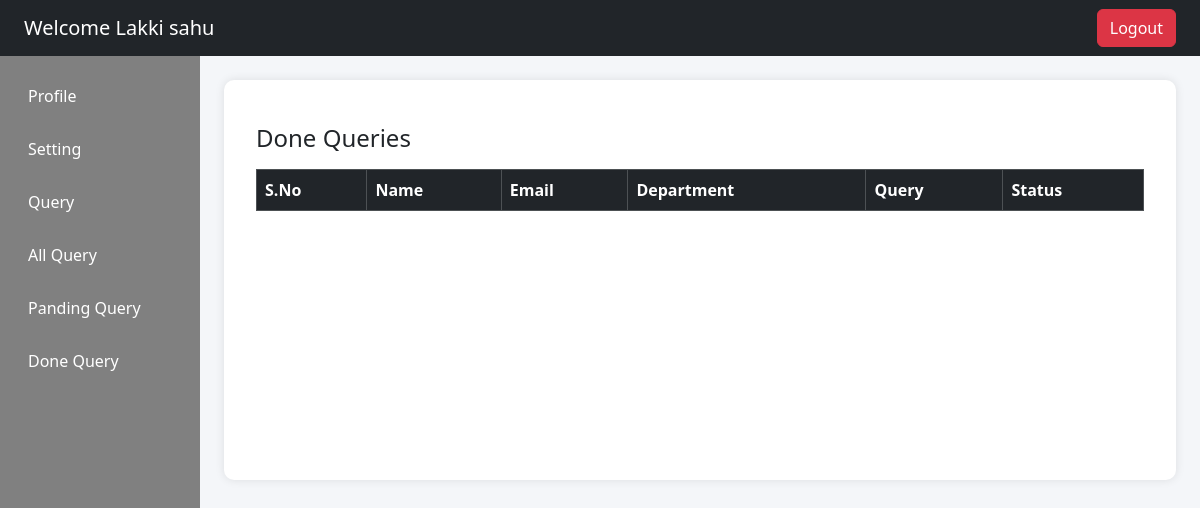
Before: /empdashboard/donequery/ (signed in) with the older database file.
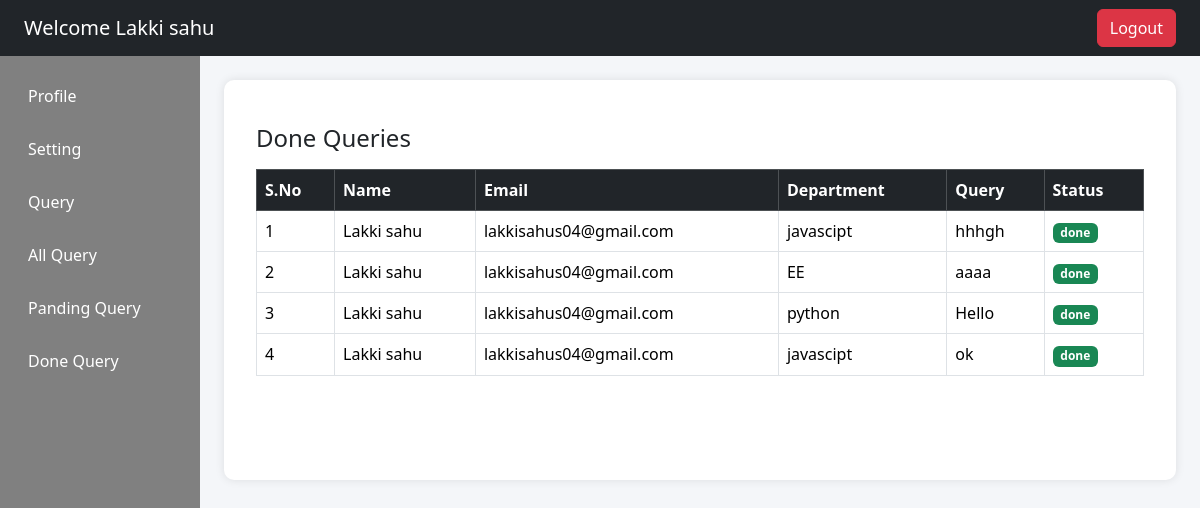
After: the same page with the newer database file.
### app/models.py (models this page shows)
class Query(models.Model):
    Name = models.CharField(max_length=50)
    Email = models.EmailField()
    Departments = models.CharField(max_length=40)
    Query = models.TextField()
    Status = models.CharField(default="pending")
    Reply = models.TextField(null=True)

### app/views.py (the view)
# urls.py: path('empdashboard/donequery/',views.donequery,name='donequery'),
def donequery(req):
    if 'emp_id' in req.session:
        e_id = req.session.get('emp_id')
        emp_data = AddEmployee.objects.get(id=e_id)
        all_query = Query.objects.filter(Email=emp_data.Email, Status="done")
        return render(req, 'empdeshbord.html', {'data':emp_data,'donequery':True , 'all_query':all_query})
    else:
        return redirect('Login')

### app/templates/empdeshbord.html (shortened to what the changed rows need)
<!DOCTYPE html>
<html lang="en">
<head>
    <link href="https://cdn.jsdelivr.net/npm/bootstrap@5.3.2/dist/css/bootstrap.min.css" rel="stylesheet">
    <link href="https://cdn.jsdelivr.net/npm/bootstrap@5.3.2/dist/css/bootstrap.min.css" rel="stylesheet">
</head>
<body>
    <div class="container-fluid">
        <div class="row">
            <div class="col-md-9 col-lg-10 p-4">
                <div class="content-box">
                    {% if profile %}
                    <link href="https://cdn.jsdelivr.net/npm/bootstrap@5.3.2/dist/css/bootstrap.min.css"
                        rel="stylesheet">
                    <link
                        href="https://cdnjs.cloudflare.com/ajax/libs/bootstrap-icons/1.11.1/font/bootstrap-icons.min.css"
                        rel="stylesheet">
                    <style>
                        body {
                            background: linear-gradient(to right, #e3f2fd, #f8f9fa);
                            font-family: 'Segoe UI', sans-serif;
                        }
                        .profile-wrapper {
                            min-height: 100vh;
                            display: flex;
                            align-items: center;
                            justify-content: center;
                        }
                        .profile-card {
                            width: 100%;
                            max-width: 500px;
                            border-radius: 20px;
                            padding: 40px 30px;
                            background: #ffffff;
                            box-shadow: 0 15px 35px rgba(0, 0, 0, 0.1);
                            text-align: center;
                            transition: 0.3s ease;
                        }
                        .profile-card:hover {
                            transform: translateY(-5px);
                        }
                        .profile-img {
                            width: 160px;
                            height: 160px;
                            object-fit: cover;
                            border-radius: 50%;
                            border: 6px solid #0d6efd;
                            padding: 5px;
                            background: #fff;
                            margin-bottom: 20px;
                        }
                        .profile-name {
                            font-size: 24px;
                            font-weight: 700;
                            margin-bottom: 5px;
                        }
                        .profile-role {
                            color: gray;
                            font-size: 14px;
                            margin-bottom: 20px;
                        }
                        .profile-info {
                            text-align: left;
                            margin-top: 20px;
                        }
                        .profile-info p {
                            padding: 10px 0;
                            margin-bottom: 0;
                            border-bottom: 1px solid #eee;
                            font-size: 15px;
                            display: flex;
                            align-items: center;
                        }
                        .profile-info i {
                            color: #0d6efd;
                            margin-right: 10px;
                            font-size: 18px;
                        }
                        .profile-info span {
                            font-weight: 600;
                            margin-right: 5px;
                        }
                        .btn-edit {
                            margin-top: 25px;
                            border-radius: 25px;
                            padding: 8px 25px;
                        }
                    </style>
                    <div class="profile-wrapper">
                        <div class="profile-card">
                            {% if data.Images %}
                            <img src="{{ data.Images.url }}" alt="Profile Image" class="profile-img">
                            {% else %}
                            <img src="https://via.placeholder.com/160" class="profile-img">
                            {% endif %}
                            <div class="profile-name">{{ data.Name }}</div>
                            <div class="profile-role">{{ data.Departments }}</div>
                            <hr>
                            <div class="profile-info">
                                <p><i class="bi bi-envelope-fill"></i><span>Email:</span> {{ data.Email }}</p>
                                <p><i class="bi bi-telephone-fill"></i><span>Contact:</span> {{ data.Contact }}</p>
                                <p><i class="bi bi-person-badge-fill"></i><span>Code:</span> {{ data.Code }}</p>
                                <p><i class="bi bi-building"></i><span>Department:</span> {{ data.Departments }}</p>
                            </div>
                            {% comment %} <a href="#" class="btn btn-primary btn-edit">
                                <i class="bi bi-pencil-square"></i> Edit Profile
                            </a> {% endcomment %}
                        </div>
                    </div>
                            {% elif donequery %}
                            <div class="container mt-4">
                                <div class="table-responsive">
                                    <table class="table table-bordered table-hover align-middle">
                                        <thead class="table-dark">
                                            <tr>
                                                <th>S.No</th>
                                                <th>Name</th>
                                                <th>Email</th>
                                                <th>Department</th>
                                                <th>Query</th>
                                                <th>Status</th>
                                            </tr>
                                        </thead>
                                        <tbody>
                                            {% for i in all_query %}
                                            <tr>
                                                <td>{{ forloop.counter }}</td>
                                                <td>{{ i.Name }}</td>
                                                <td>{{ i.Email }}</td>
                                                <td>{{ i.Departments }}</td>
                                                <td>{{ i.Query }}</td>
                                                <td>
                                                    <span class="badge bg-success">
                                                        {{ i.Status }}
                                                    </span>
                                                </td>
                                            </tr>
                                            {% endfor %}
                                        </tbody>
                                    </table>
                                </div>
                            </div>
                            {% endif %}
                        </div>
                    </div>
</body>
</html>

Changed rows visible on the page:
added Query: Name "Lakki sahu", Email "lakkisahus04@gmail.com", Departments "javascipt", Query "hhhgh", Status "done"
added Query: Name "Lakki sahu", Email "lakkisahus04@gmail.com", Departments "EE", Query "aaaa", Status "done"
added Query: Name "Lakki sahu", Email "lakkisahus04@gmail.com", Departments "python", Query "Hello", Status "done"
added Query: Name "Lakki sahu", Email "lakkisahus04@gmail.com", Departments "javascipt", Query "ok", Status "done"
